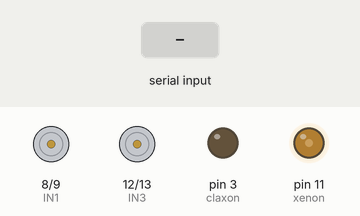
A sketch run on a simulated Arduino Uno, built with avr-gcc and run on an emulated ATmega328P. Shown: motor-driver pin pairs drawn as motors (green arrow = first pin HIGH = forward, orange = second pin HIGH = backward, longer = more drive, scaled by the enable pin), output pins drawn as LEDs (lit = HIGH). The test bench sets the inputs (shaded band).

Above: at 1.2 s.
1.3 s: "f" received over the second serial link
At 1.97 s:
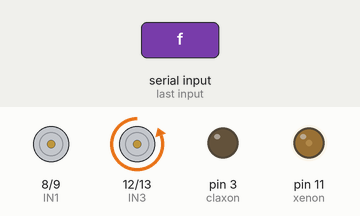
4.3 s: "b" received over the second serial link
At 4.7 s:
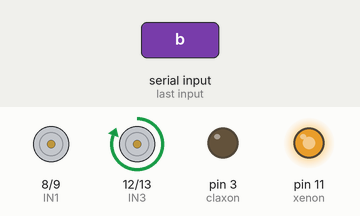
7.3 s: "i" received over the second serial link
At 7.74 s:
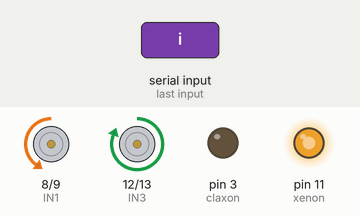
10.3 s: "d" received over the second serial link
At 10.46 s:
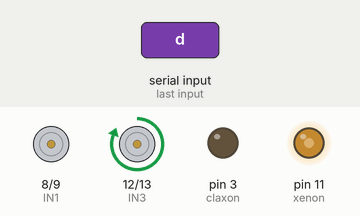
13.3 s: "a" received over the second serial link
At 13.49 s:
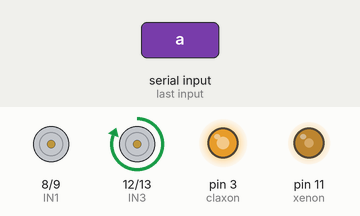
16.3 s: "s" received over the second serial link
At 16.85 s:
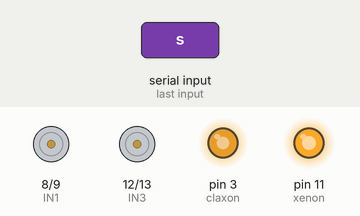
Timing chart, 0 to 44.3 s (numbered marks = the images above; inputs shaded):
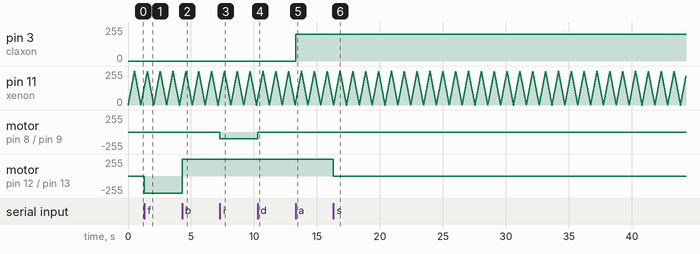

Measured:
- after the input at 1.3 s, motor on pin 12 (IN3) / pin 13 (IN4): stopped → backward 255/255 at once
- after the input at 4.3 s, motor on pin 12 (IN3) / pin 13 (IN4): backward 255/255 → forward 255/255 at once
- after the input at 7.3 s, motor on pin 8 (IN1) / pin 9 (IN2): stopped → backward 100/255 at once
- after the input at 10.3 s, motor on pin 8 (IN1) / pin 9 (IN2): backward 100/255 → stopped at once
- after the input at 13.3 s, pin 3 (claxon): 0/255 → 200/255 at once
- after the input at 16.3 s, motor on pin 12 (IN3) / pin 13 (IN4): forward 255/255 → stopped at once

The sketch:

BT-C_CAR.ino
```cpp
/*

  BLUETOOTH CONTROLLED TUNING CAR

  Project by:
  Pedro Lopez Escudero
  Gabriel Bonilla Ruiz
  Sergio Jimenez Salmeron
  Javier Martin Fernandez

  26 Jan 2017

  You can find the entire project in:

*/


#include <SoftwareSerial.h>
#include <TimerOne.h>

SoftwareSerial BT(4,2);                            // Configure the Bluetooth module ports (pin 4 to receive, pin 2 to transfer)
#define IN1 8
#define IN2 9
#define IN3 12
#define IN4 13
#define PWM 6
#define PWM2 5
#define claxon 3
#define faros 10
#define xenon 11


volatile int Velocidad = 100;
volatile int VelocidadDir = 255;
volatile char Orden;
volatile int ClaxEnc = 0;
volatile int direccion_der = 0;
volatile int direccion_izq = 0;
volatile unsigned int xenon_cont = 0;
volatile int sum = 1;
volatile int luces = 0;

void setup() {

  BT.begin(9600);                                  // Serial Port Configuration

  pinMode(IN1, OUTPUT);                            // Configure the H bridge pins
  pinMode(IN2, OUTPUT);
  pinMode(IN3, OUTPUT);
  pinMode(IN4, OUTPUT);
  pinMode(PWM, OUTPUT);

  Timer1.initialize(10000);                        // Initialize the Timer1 at 240 ms
  Timer1.attachInterrupt(ISR_Blink);               // Activates the Interrupt Rountine of Timer1 asociated to ISR_Blink

  analogWrite(PWM, Velocidad);                     // Configure the PWM of the H bridge for IN3 and IN4
  analogWrite(PWM2, VelocidadDir);                 // Configure the PWM of the H bridge for IN1 and IN2

  pinMode(claxon, OUTPUT);                         // Configure the output pin of the buzzer
}

void loop() {

  if (BT.available()){
      Orden = BT.read();
      switch (Orden){

        case 'f':                                  // In case you want to move forward
          digitalWrite(IN3, LOW);
          digitalWrite(IN4, HIGH);
        break;

        case 'b':                                  // In case you want to move backward
          digitalWrite(IN3, HIGH);
          digitalWrite(IN4, LOW);
        break;

        case 'i':                                  // In case you want to turn to the left
          if (direccion_der == 1){
            digitalWrite(IN1, LOW);
            digitalWrite(IN2, LOW);
            direccion_der = 0;
          } else if (direccion_der == 0) {
            digitalWrite(IN1, LOW);
            digitalWrite(IN2, HIGH);
            direccion_izq = 1;
          }
        break;

        case 'd':                                  // In case you want to turn to the right
          if (direccion_izq == 1){
            digitalWrite(IN1, LOW);
            digitalWrite(IN2, LOW);
            direccion_izq = 0;
          } else if (direccion_izq == 0){
            digitalWrite(IN1, HIGH);
            digitalWrite(IN2, LOW);
            direccion_der = 1;
          }
        break;

        case 's':                                  // In case you want to stop the car.
          digitalWrite(IN1, LOW);
          digitalWrite(IN2, LOW);
          digitalWrite(IN3, LOW);
          digitalWrite(IN4, LOW);
          Velocidad = 100;
          analogWrite(PWM, Velocidad);
        break;

        case 'p':                                  // In case you want to go faster
          if(Velocidad < 255){
            Velocidad+=10;
          }
          analogWrite(PWM, Velocidad);
        break;

        case 'n':                                  // In case you want to go slower
          if(Velocidad > 0){
            Velocidad-=10;
          }
          analogWrite(PWM, Velocidad);
        break;

        case 'a':                                  // Beep of the buzzer
          if(!ClaxEnc){
            ClaxEnc = 1;
            analogWrite(claxon,200);
          }else{
            ClaxEnc = 0;
            analogWrite(claxon,0);
          }
        break;

        case 'l':                                  // Turn on the frontal lights
          if(!luces){
            luces = 1;
            analogWrite(faros,255);
          }else{
            luces = 0;
            analogWrite(faros,0);
          }
        break;
    }
  }
}

void ISR_Blink () {                                // Interrupt Routine asociated to Timer1. Turns off/on gradually the LEDs that simulates the neon lights

  if (sum == 1){
    xenon_cont += 5;
    if (xenon_cont >= 255){
      sum = 0;
    }
  } else if (sum == 0){
    xenon_cont -= 5;
    if (xenon_cont <= 0){
      sum = 1;
    }
  }
  analogWrite(xenon,xenon_cont);
}
```
